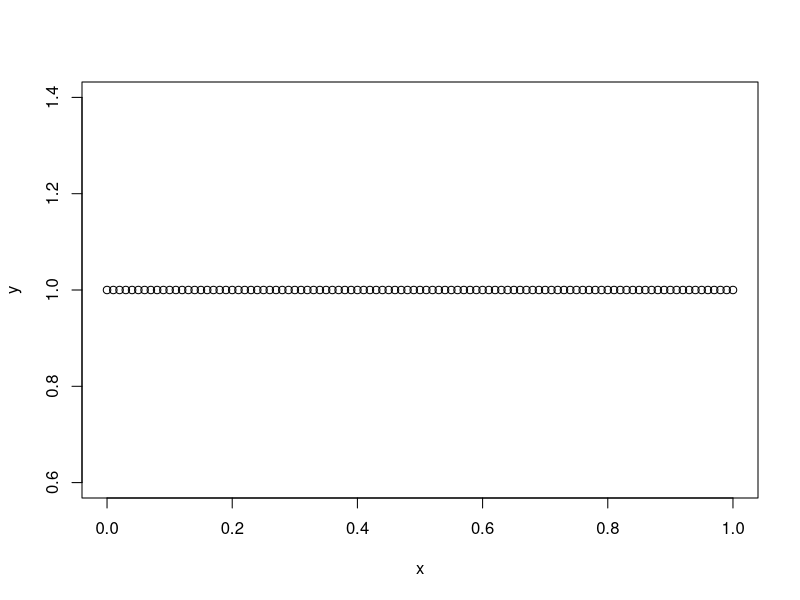
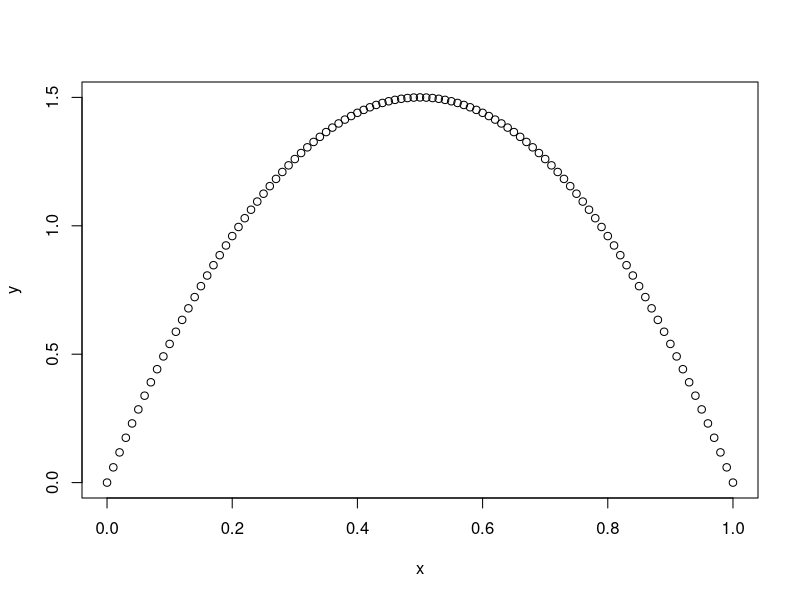
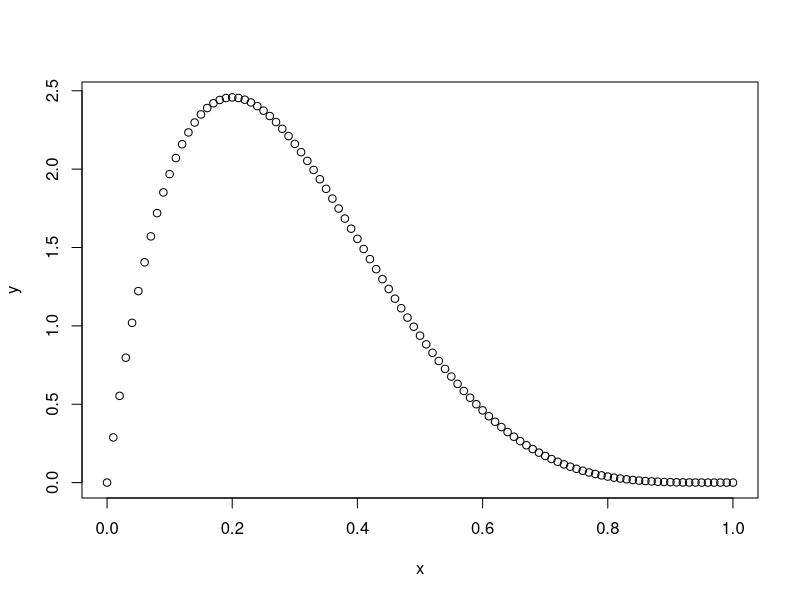
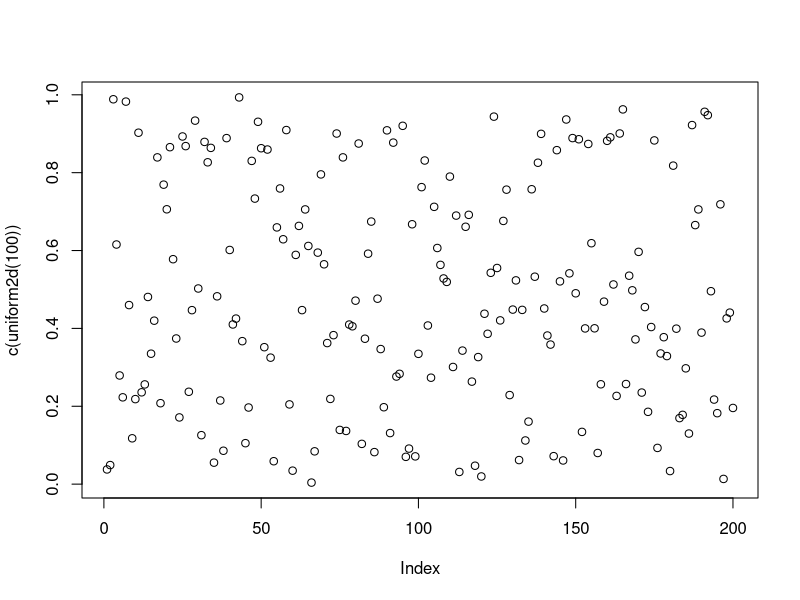
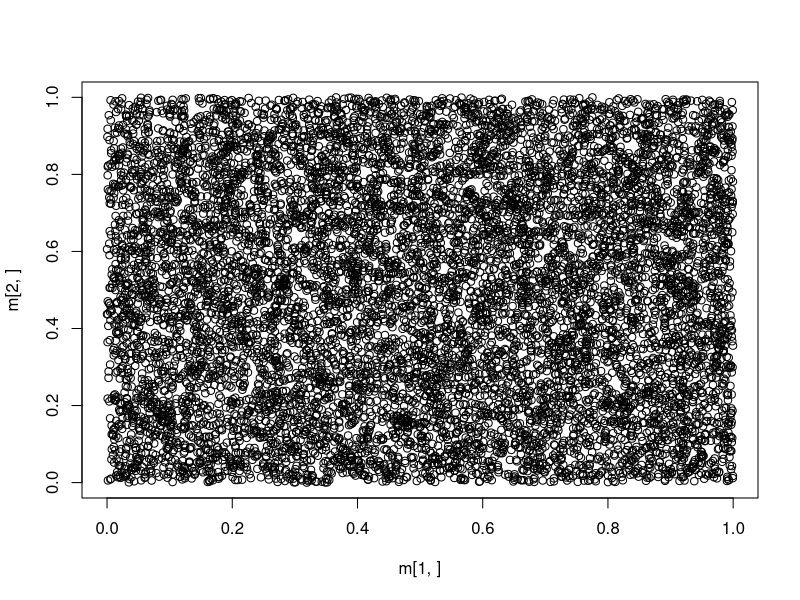
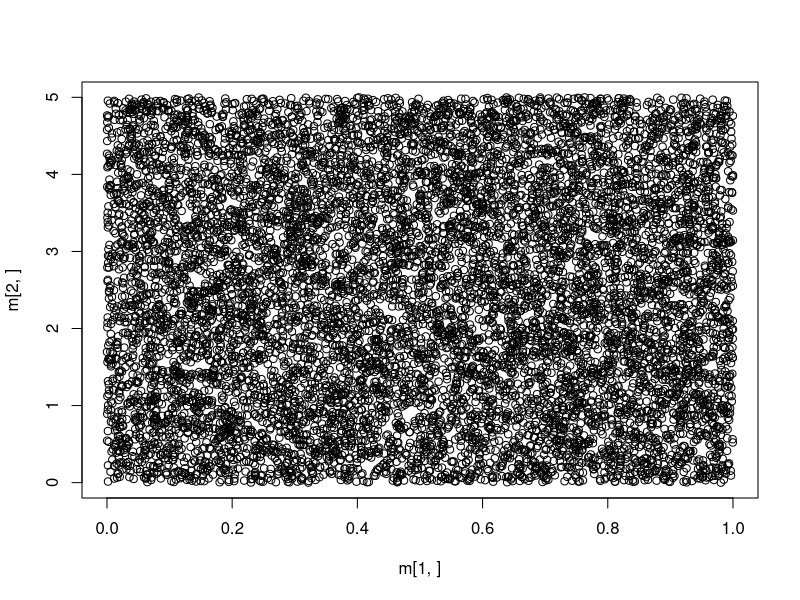
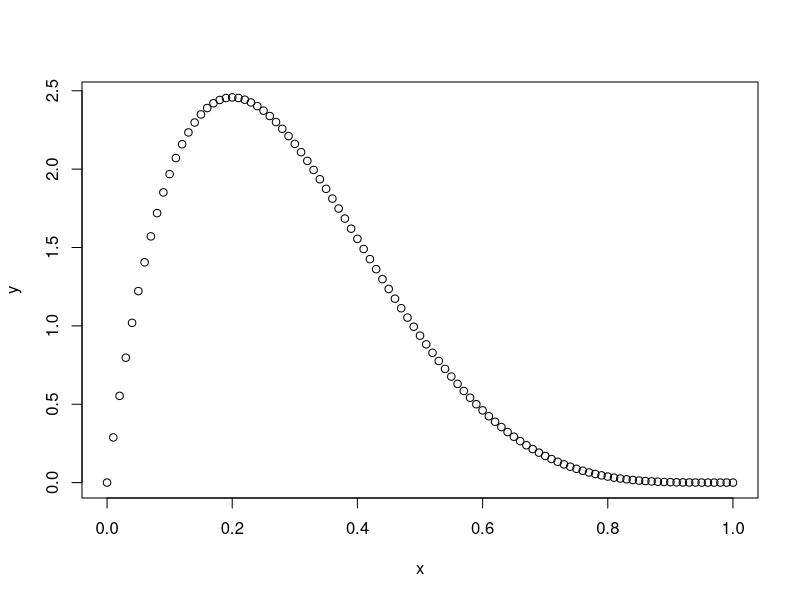
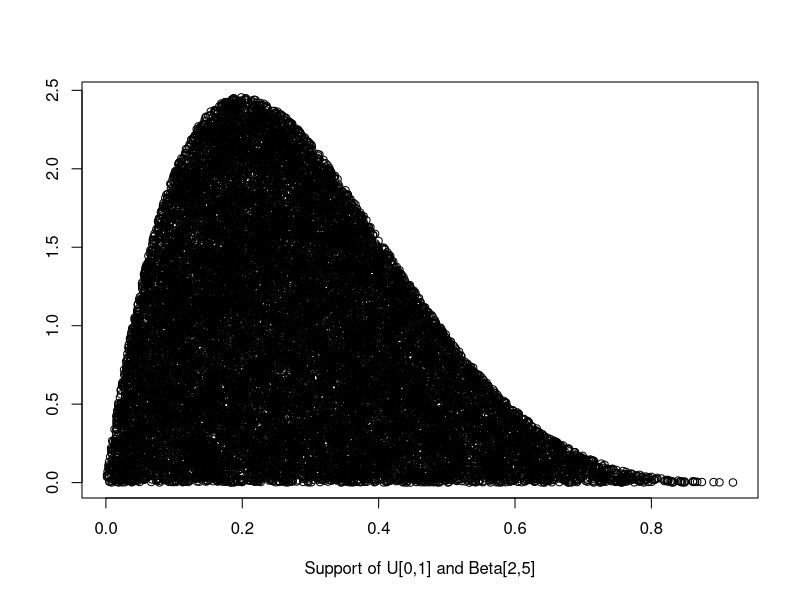

Here is the R script that generated these plots, in order:
## ---- chunk 1
betapdf <- function (x,alpha,beta){
if (x<0){return("Invalid input")}
if (x>1){return("Invalid input")}
if (alpha*beta%%1!=0){return("Invalid input")}
a <-(((x)^(alpha-1))*((1-x)^(beta-1)))
b <-((factorial(alpha-1)*factorial(beta-1))/(factorial(alpha+beta-1)))
d <- a/b
return (d)}
## ---- chunk 2
x <- seq(from=0, to=1, by=0.01 )
## ---- chunk 3
y <- sapply(x, betapdf, alpha=1, beta=1)
plot(x,y)
## ---- chunk 4
y <- sapply(x, betapdf, alpha=2, beta=2)
plot(x,y)
## ---- chunk 5
y <- sapply(x, betapdf, alpha=2, beta=5)
plot(x,y)
## ---- chunk 6
uniform2d <- function(n){
a <- runif(n,0,1)
b <- runif(n,0,1)
d <- rbind(a,b)
return (d)}
## ---- chunk 7
# bad method
plot(c(uniform2d(100)))
## ---- chunk 8
# better method
m <- uniform2d(10000)
plot(m[1,],m[2,])
## ---- chunk 9
uniform2d <- function(n, M){
  if (M <= 0){return("Invalid input: M should be positive")}
  a <- runif(n,0,1)
  b <- runif(n,0,M)
  d <- rbind(a,b)
  return (d)}
## ---- chunk 10
m <- uniform2d(10000, 5)
plot(m[1,],m[2,])
## ---- chunk 11
y <- 30*x*((1-x)**4)
plot(x, y)
## ---- chunk 12
f <- function(y) 30*y*((1-y)**4)
optimize(f,lower=0,upper=1, maximum=TRUE)
## ---- chunk 13
Maximum <- optimize(betapdf, alpha=2, beta=5, c(0,1), maximum = TRUE)
Maximum
## ---- chunk 14
rejection <- function(A){
  # Code to assign the number of sample values to object n
  n <- ncol(A)
  reject <- NULL
  for (i in 1:n){
    x<-A[1,i]
    # Code to assign the value sampled from [0,M] to object y
    y <- A[2,i]
    if (y > betapdf(x,2,5)){
    reject <- c(reject,i)
    }
  }
  # Code to produce an output from the function
    # returns the accepted values
    return(A[,-reject])
}
## ---- chunk 15
A <- rejection(uniform2d(50000, 2.46))
plot(A[1,],A[2,],xlab = "Support of U[0,1] and Beta[2,5]", ylab = "")
## ---- chunk 16
M <- as.numeric(Maximum[2])
A <- uniform2d(50000,M)
B <- rejection(A)
plot(B[1,],B[2,],xlab = "Support of U[0,1] and B[2,5]", ylab = "" )
## ---- chunk 17
hist(A[1,], breaks = 100, freq = FALSE, xlab="x", col='purple')
